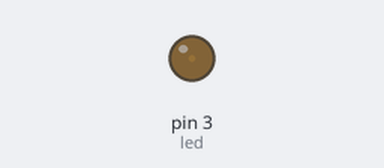
A sketch run on a simulated Arduino Uno, built with avr-gcc and run on an emulated ATmega328P. Shown: output pins drawn as LEDs (lit = HIGH).

Above: at 0.05 s.
At 1.15 s:
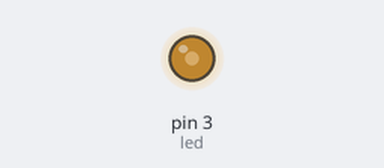
At 2.3 s:
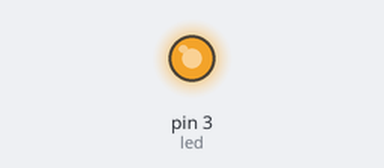
At 4.6 s:
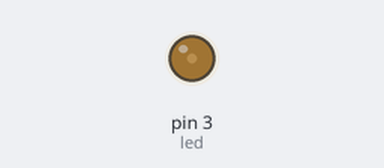
Timing chart, 0 to 6.7 s (numbered marks = the images above):
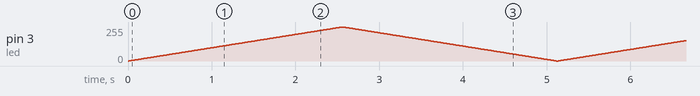

The sketch:

Light_with_Potenciometer.ino.ino
```cpp
const int led = 3;
int brillo;
void setup() {
  pinMode(led, OUTPUT);
}

void loop() {
  for (brillo = 0; brillo < 256; brillo++) {
    analogWrite(led, brillo);
    delay(10);
  }
  for (brillo = 255; brillo >= 0; brillo--) {
    analogWrite(led, brillo);
    delay(10);
  }
}
```
